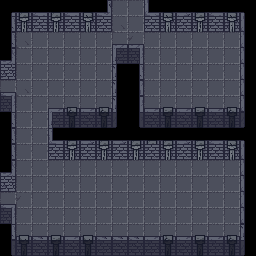

Tiled map render using the project's own tile images. Description and the whole map definition, tile-layer contents included, below:
An orthogonal 16x16 tile map with 16x16 px tiles, 2 tile layers (background, foreground), 2 tilesets.

<map version="1.10" tiledversion="1.11.2" orientation="orthogonal" renderorder="right-down" width="16" height="16" tilewidth="16" tileheight="16" infinite="0" nextlayerid="3" nextobjectid="1">
 <properties>
  <property name="offset_x" type="int" value="16" />
  <property name="offset_y" type="int" value="16" />
 </properties>
 <tileset firstgid="1" source="../tilesets/walls.tsx" />
 <tileset firstgid="118" source="../tilesets/floor.tsx" />
 <layer id="1" name="background" width="16" height="16">
  <data encoding="csv">
120,120,120,120,120,120,120,119,119,120,120,120,120,120,120,120,
120,120,120,120,120,120,120,118,119,120,120,120,120,120,120,120,
120,118,119,119,119,119,119,119,122,119,119,119,119,119,119,120,
120,119,119,119,119,119,119,119,119,119,119,119,119,119,119,120,
120,119,119,119,119,119,119,120,120,119,119,119,119,119,119,120,
119,118,119,119,119,119,119,120,120,119,119,119,119,119,119,120,
119,119,119,119,119,119,119,120,120,119,119,119,119,119,119,120,
120,119,119,119,119,119,119,120,120,119,119,119,119,119,119,120,
120,119,119,120,120,120,120,120,120,120,120,120,120,120,120,120,
120,119,119,120,120,120,120,120,120,120,120,120,120,120,120,120,
120,119,119,119,119,119,119,119,119,119,119,119,119,119,119,120,
120,119,119,119,119,119,119,119,119,119,119,119,119,119,119,120,
119,122,119,119,119,119,119,119,119,119,119,119,119,119,119,120,
119,119,119,119,119,119,119,119,119,119,119,119,119,119,119,120,
120,119,119,119,119,119,119,119,119,119,119,119,119,119,119,120,
120,119,119,119,119,119,119,119,119,119,119,119,119,119,119,120
</data>
 </layer>
 <layer id="2" name="foreground" width="16" height="16">
  <data encoding="csv">
1,2,5,2,5,4,65,61,61,67,4,6,2,5,4,8,
19,11,14,11,14,13,14,61,61,14,13,14,11,14,13,17,
19,0,0,0,0,0,0,41,41,0,0,0,0,0,0,17,
87,0,0,0,0,0,0,94,93,0,0,0,0,0,0,17,
15,0,0,0,0,0,0,44,19,0,0,0,0,0,0,17,
69,0,0,0,0,0,0,44,28,0,0,0,0,0,0,17,
93,0,0,43,40,43,40,44,37,43,39,43,39,43,40,17,
19,0,0,94,47,52,47,53,46,52,47,52,47,50,47,53,
19,0,0,68,2,6,2,6,2,2,2,6,2,5,4,8,
19,0,0,14,11,14,11,14,11,14,11,14,11,14,13,17,
87,0,0,0,0,0,0,0,0,0,0,0,0,0,0,17,
15,0,0,0,0,0,0,0,0,0,0,0,0,0,0,17,
69,0,0,0,0,0,0,0,0,0,0,0,0,0,0,17,
93,0,0,0,0,0,0,0,0,0,0,0,0,0,0,17,
19,38,42,39,43,38,42,42,42,43,40,43,39,43,40,44,
46,47,52,47,52,47,50,52,52,50,47,52,47,50,47,53
</data>
 </layer>
</map>
